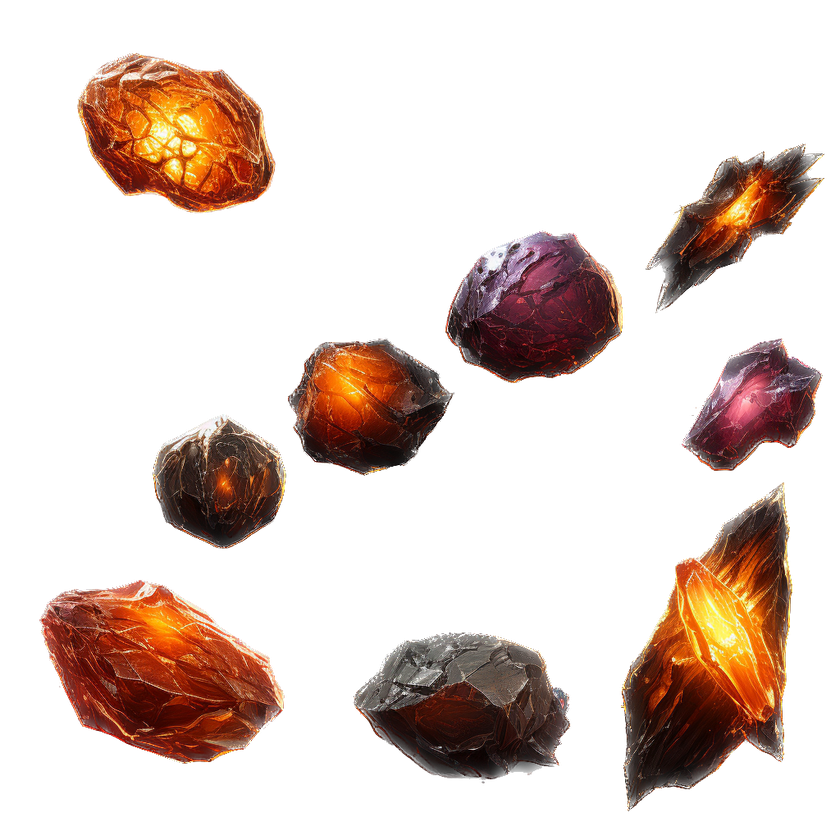
#> input picture modify/已移除背景的KLab_China_Inc._2D_sprite_sheet_space_meteorites_13865009-b44b-45c5-b5fa-7cc92a9b4002.png, 840 x 840 px, shrunk from 1024 x 1024 before the run; its folder holds 4 pictures in this run
$ python AutoPickupIconTool.py
#> lines starting #> are read from the running program, lines starting #| are printed output that depends on the picture
import os
from PIL import Image

def find_icon_bounding_boxes(img):
    # 从图片中找到所有图标的包围盒
    icon_bounding_boxes = []
    width, height = img.size

    # 用一个二维数组记录已处理的像素
    processed_pixels = [[False for _ in range(width)] for _ in range(height)]

    for x in range(width):
        for y in range(height):
            if not processed_pixels[y][x]:
                pixel = img.getpixel((x, y))
                if pixel[3] != 0:  # 判断该像素是否不透明 (alpha 通道不为0)
                    left, top, right, bottom = find_icon_bounding_box(img, x, y, processed_pixels)
                    icon_bounding_boxes.append((left, top, right, bottom))

    return icon_bounding_boxes

def find_icon_bounding_box(img, start_x, start_y, processed_pixels):
    # 从起始点 (start_x, start_y) 开始找到一个图标的包围盒
    width, height = img.size
    left, top, right, bottom = width, height, 0, 0

    stack = [(start_x, start_y)]
    while stack:
        x, y = stack.pop()
        if 0 <= x < width and 0 <= y < height and not processed_pixels[y][x]:
            pixel = img.getpixel((x, y))
            if pixel[3] != 0:
                left = min(left, x)
                right = max(right, x)
                top = min(top, y)
                bottom = max(bottom, y)

                processed_pixels[y][x] = True

                stack.extend([(x + dx, y + dy) for dx, dy in [(1, 0), (-1, 0), (0, 1), (0, -1)]])

    return left, top, right, bottom

def crop_and_save_icons(input_path, output_folder):
    # 遍历 modify 目录下的 PNG 图片，找到图标并保存成单独的 PNG 文件
#> called with input_path = 'modify', output_folder = 'output_icons'
    if not os.path.exists(output_folder):
        os.makedirs(output_folder)
    for filename in os.listdir(input_path):
        if filename.endswith(".png"):
            input_file = os.path.join(input_path, filename)

            with Image.open(input_file) as img:
#> img is the input picture: PIL image 840x840 RGBA; mean R, G, B, A 33.5, 17.8, 11.1, 63.1
                icon_bounding_boxes = find_icon_bounding_boxes(img)
#> after the loop in find_icon_bounding_boxes, `for x in range(width):`: icon_bounding_boxes = 1092 items, first 6: (37, 579, 285, 763), (39, 633, 39, 633), (40, 634, 40, 634), (42, 640, 42, 642), (44, 604, 44, 605), (45, 602, 45, 603)

                for idx, (left, top, right, bottom) in enumerate(icon_bounding_boxes):
                    icon_img = img.crop((left, top, right + 1, bottom + 1))

                    # 确保不超出图片的边界
                    new_width = right - left + 1
                    new_height = bottom - top + 1
                    if new_width > 0 and new_height > 0:
                        output_path = os.path.join(output_folder, f"{os.path.splitext(filename)[0]}_icon{idx}.png")
                        icon_img.save(output_path)
#> this loop made 1092 passes
#> (left, top, right, bottom, new_width, new_height) on passes 1 to 3: (37, 579, 285, 763, 249, 185), (39, 633, 39, 633, 1, 1), (40, 634, 40, 634, 1, 1)
#> pass 1, in crop_and_save_icons, `icon_img = img.crop((left, top, right + 1, bottom + 1))`:
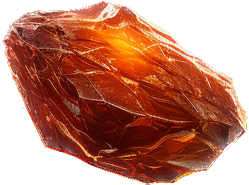
#> icon_img: PIL image 249x185 RGBA; mean R, G, B, A 104.9, 42.4, 23.2, 163.8; transparent parts drawn white
#> pass 2 of the loop in crop_and_save_icons, `for filename in os.listdir(input_path):`:
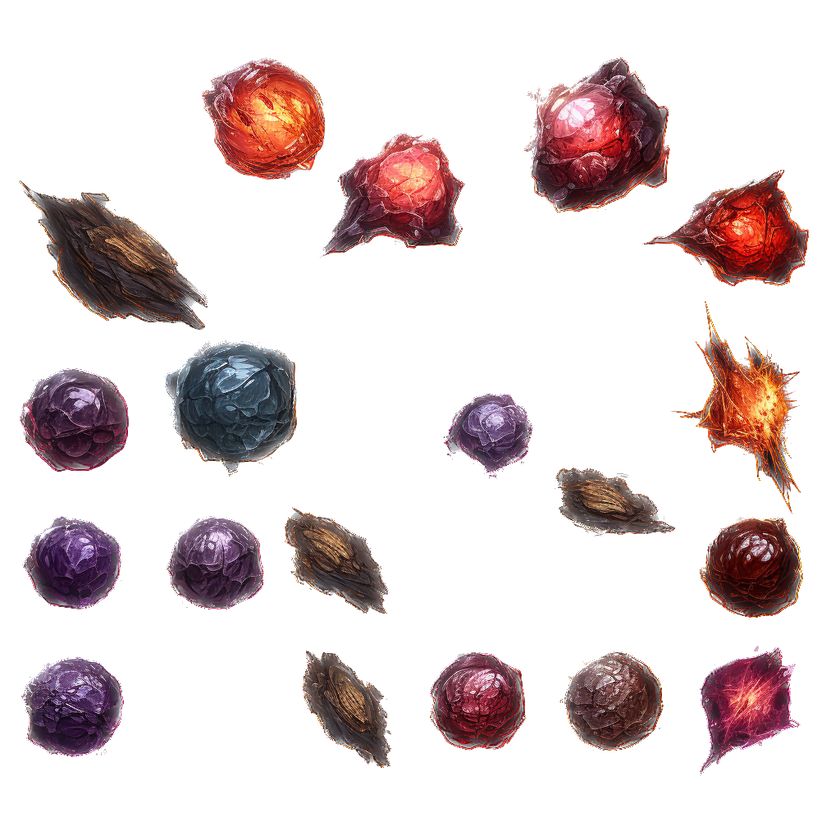
#> input picture modify/已移除背景的KLab_China_Inc._2D_sprite_sheet_space_meteorites_a5213e68-6cec-4dda-86c9-9966636db907.png, 840 x 840 px, shrunk from 1024 x 1024 before the run
#> in crop_and_save_icons, img is the input picture: PIL image 840x840 RGBA; mean R, G, B, A 28.3, 15.7, 16.4, 55.2
#> the loop in crop_and_save_icons, `for idx, (left, top, right, bottom) in enumerate(icon_bounding_boxes):` made 1687 passes
#> (left, top, right, bottom) on passes 1 to 3: (16, 180, 16, 181), (17, 180, 209, 329), (17, 368, 129, 471)
#> pass 2, in crop_and_save_icons, `icon_img = img.crop((left, top, right + 1, bottom + 1))`:
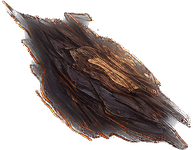
#> icon_img: PIL image 193x150 RGBA; mean R, G, B, A 34, 23, 20, 106.6; transparent parts drawn white
#> pass 3, in crop_and_save_icons, `icon_img = img.crop((left, top, right + 1, bottom + 1))`:
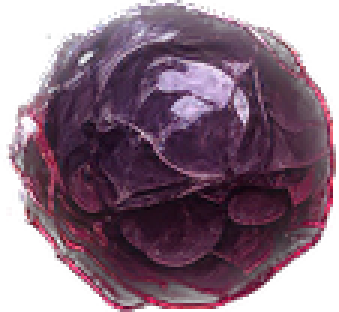
#> icon_img: PIL image 113x104 RGBA (shown 3 times larger); mean R, G, B, A 65.8, 39.2, 56.2, 172.9; transparent parts drawn white
#> pass 3 of the loop in crop_and_save_icons, `for filename in os.listdir(input_path):`:
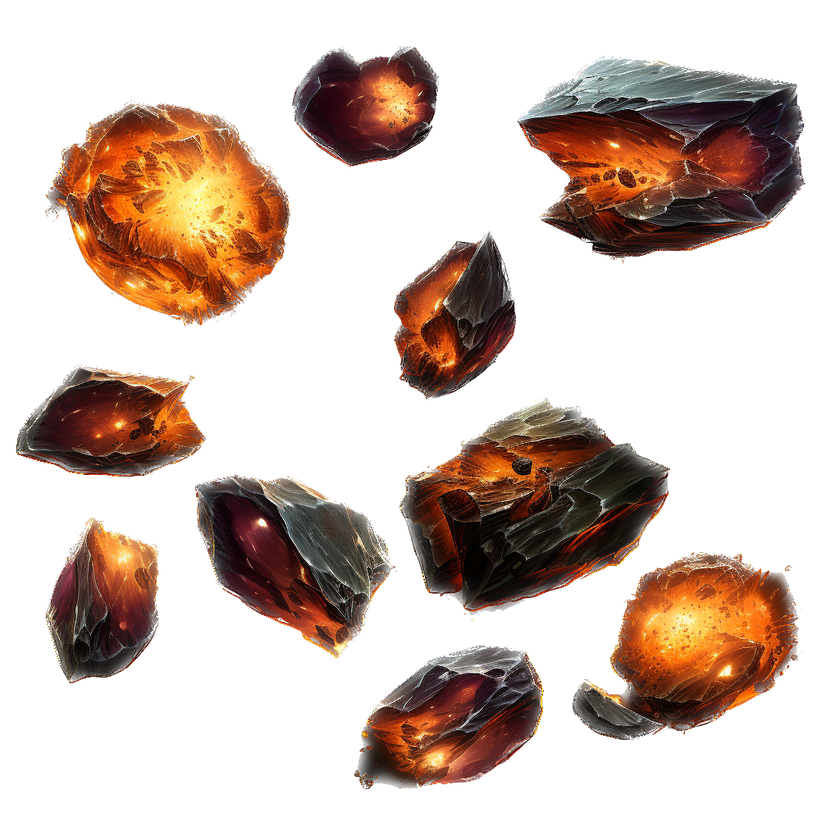
#> input picture modify/已移除背景的KLab_China_Inc._2D_sprite_sheet_space_meteorites_e4d6e851-c6e8-4eff-9cf2-2fdd32077528.png, 840 x 840 px, shrunk from 1024 x 1024 before the run
#> in crop_and_save_icons, img is the input picture: PIL image 840x840 RGBA; mean R, G, B, A 41, 23.3, 14.4, 83.6
#> the loop in crop_and_save_icons, `for idx, (left, top, right, bottom) in enumerate(icon_bounding_boxes):` made 1331 passes
#> (left, top, right, bottom) on passes 1 to 3: (14, 364, 206, 476), (16, 455, 16, 455), (17, 456, 17, 456)
#> pass 1, in crop_and_save_icons, `icon_img = img.crop((left, top, right + 1, bottom + 1))`:
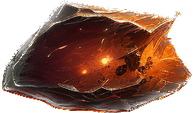
#> icon_img: PIL image 193x113 RGBA; mean R, G, B, A 76.1, 39.1, 24.5, 166.5; transparent parts drawn white
#> the loop made 4 passes; the first 3 are shown

if __name__ == "__main__":
    input_folder_path = "modify"  # modify目录路径
    output_icons_folder_path = "output_icons"  # 输出图标的文件夹路径

    crop_and_save_icons(input_folder_path, output_icons_folder_path)
